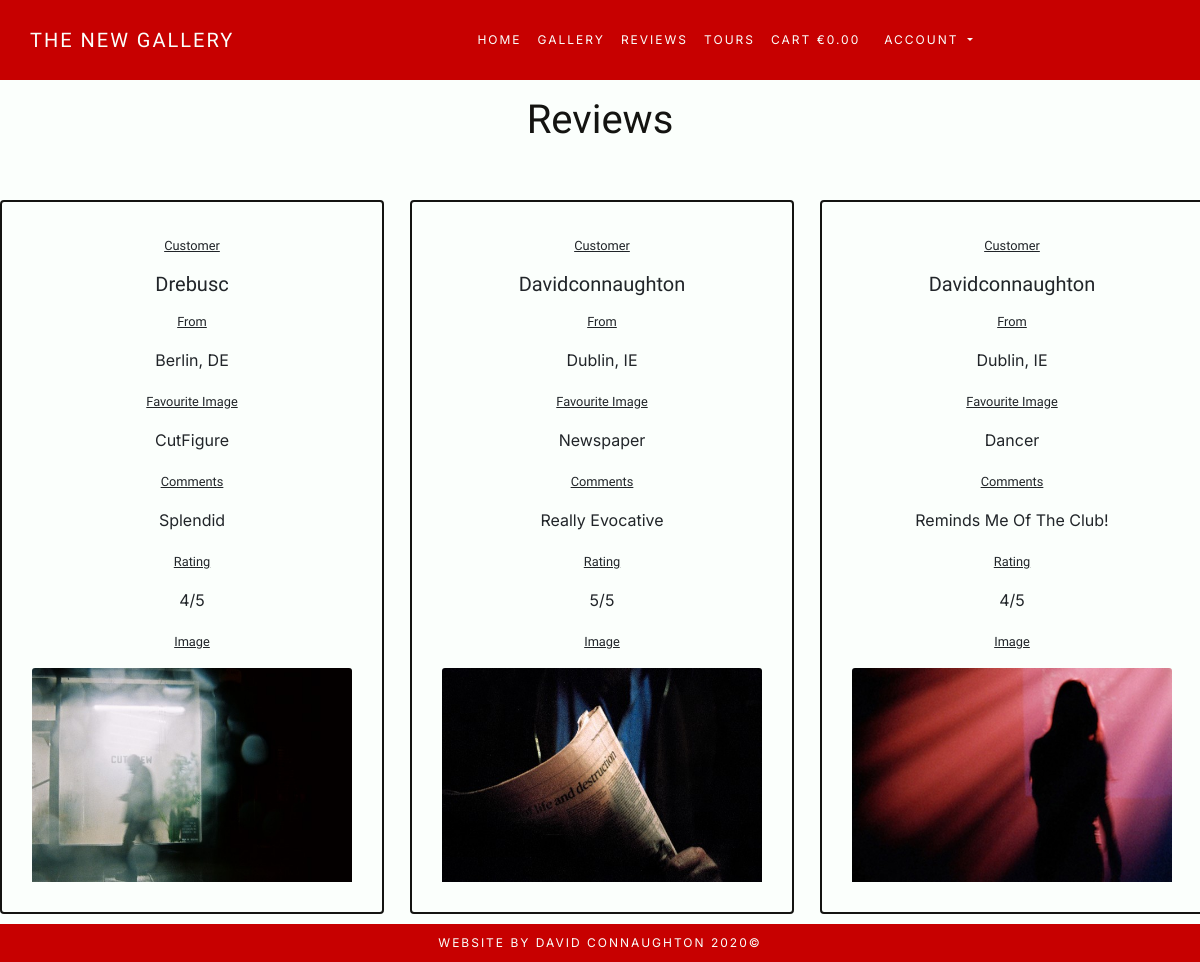
The app's page /reviews/ with its own data.
### reviews/models.py (models this page shows, shortened)
class Review(models.Model):
    ONE = 1
    TWO = 2
    THREE = 3
    FOUR = 4
    FIVE = 5
    RATING_CHOICES = (
        (ONE, 1),
        (TWO, 2),
        (THREE, 3),
        (FOUR, 4),
        (FIVE, 5),
    )
    favourite_image = models.ForeignKey(
        'Image', null=True, blank=True, on_delete=models.CASCADE)
    user = models.ForeignKey(User, on_delete=models.CASCADE)
    city = models.CharField(max_length=20, null=False, blank=False)
    country = CountryField(
        blank_label='Country', null=False, blank=False
    )
    review = models.TextField(max_length=200, null=False, blank=False)
    date_posted = models.DateTimeField(default=timezone.now)
    rating = models.IntegerField(choices=RATING_CHOICES, default=ONE)

class Image(models.Model):
    class Meta:
        verbose_name_plural = 'Images'
    image = models.CharField(max_length=100)
    def __str__(self):
        return self.image

### reviews/views.py (the view)
# urls.py: path('', ReviewListView.as_view(), name='reviews'),
class ReviewListView(ListView):
    model = Review
    template_name = 'reviews/reviews.html'
    context_object_name = 'reviews'

### cart/contexts.py (called while the page is built, shortened)
def cart_contents(request):
    cart_items = []
    total = 0
    photo_count = 0
    cart = request.session.get('cart', {})
    context = {
        'cart_items': cart_items,
        'total': total,
        'photo_count': photo_count,
    }
    return context

### reviews/templates/reviews/reviews.html (shortened to what this page needs)
{% extends "base.html" %}
{% load static %}
{% block extra_css %}
<link rel="stylesheet" href="{% static 'reviews/css/reviews.css' %}">
{% endblock %}
{% block content %}
    <div class="container-fluid mx-auto row justify-content-center">
        <h1 class="mt-5 pt-5 header profile-header">Reviews</h1>
        <br>
    </div>
    <section>
        <div class="row">
            {% for review in reviews %}
                <div class="col-12 col-md-4">
                    <div class="card m-5 mx-auto text-center card-outline">
                        <div class="card-body">
                            <p>
                                <small class="small">Customer</small>
                            </p>
                            <h5 class="card-title">{{ review.user }}</h5>
                            <p>
                                <small class="small">From</small>
                            </p>
                            <p class="card-text review-text">{{ review.city }}, {{ review.country }}</p>
                            <p>
                                <small class="small">Favourite Image</small>
                            </p>
                            <p class="card-text review-text">{{ review.favourite_image }}</p>
                            <p>
                                <small class="small">Comments</small>
                            </p>
                            <p class="card-text review-text">{{ review.review }}</p>
                            <p>
                                <small class="small">Rating</small>
                            </p>
                            <p class="card-text">{{ review.rating }}/5 </p>
                            <p>
                                <small class="small">Image</small>
                            </p>
                            <img class="card-img-top" src="/media/{{ review.favourite_image }}.jpg" alt="Card image cap">
                        </div>
                    </div>
                </div>
            {% endfor %}
        </div>
    </section>
{% endblock %}

### static/css/base.css (style rules this page uses)
html { height: 100%; }
body { font-family: 'Inter', sans-serif !important; background-color: #FBFFFC; }
h1, h2, h3, h4, h5, .small { font-family: 'Work Sans', sans-serif !important; }
.header { color: #141411; }
.card { width: 24rem; }
.card-outline { border: solid #141411 2px; background-color: #FBFFFC; padding: 10px; }
.card-title { text-transform: capitalize; }
.small { text-decoration: underline; }

### reviews/static/reviews/css/reviews.css (style rules this page uses)
.review-text { text-transform: capitalize; }

### records on screen
Review: user "Drebusc", city "Berlin", country "DE", favourite_image "CutFigure", review "Splendid", rating "4", favourite_image (picture)
Review: user "Davidconnaughton", city "Dublin", country "IE", favourite_image "Newspaper", review "Really Evocative", rating "5", favourite_image (picture)
Review: user "Davidconnaughton", city "Dublin", country "IE", favourite_image "Dancer", review "Reminds Me Of The Club!", rating "4", favourite_image (picture)
